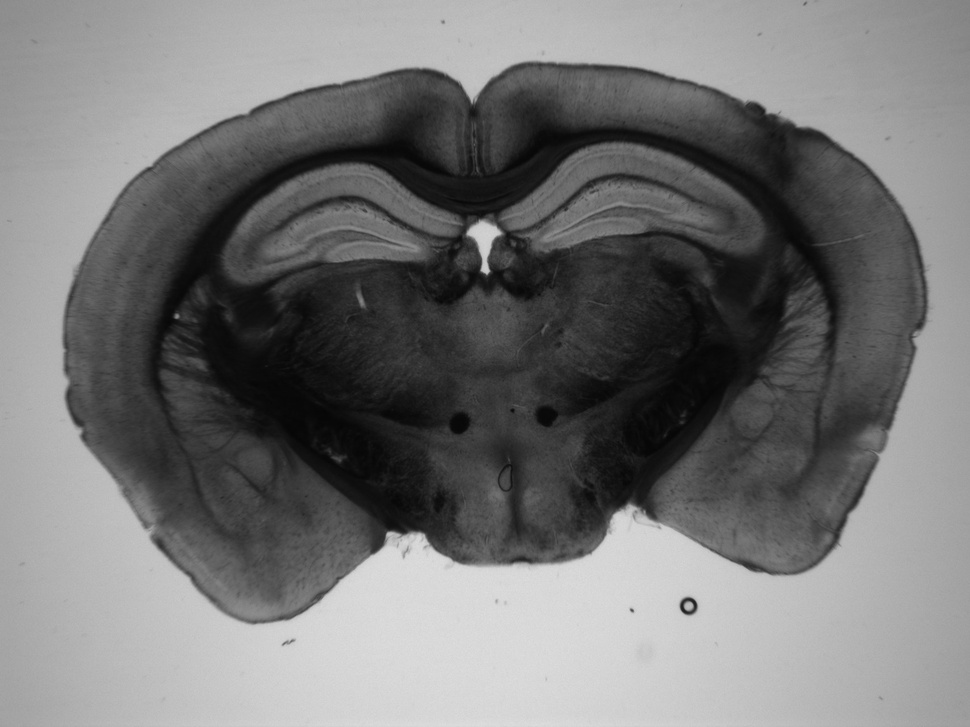
#> input picture data/img/p1-E6-01b.jpg, 970 x 727 px, shrunk from 1388 x 1040 before the run
$ jupyter execute canny_edge.ipynb   (shell and % lines are left out)
#> lines starting #> are read from the running program, lines starting #| are printed output that depends on the picture; after the words box and inside, x2 and y2 are one past the last pixel; in counts of white or black regions, pixels touching at a corner belong together
[cell 1]
import numpy as np
import matplotlib.pyplot as plt
from scipy import ndimage

from skimage import feature, color

image_rgb = ndimage.imread('../data/img/p1-E6-01b.jpg')
#> image_rgb is the input picture: shape (727, 970, 3); min 5, max 222, mean 117.2
image_gray = color.rgb2gray(image_rgb)
#edges = feature.canny(image_gray, sigma=2.0,
                    # low_threshold=0.55, high_threshold=0.8)
im = image_gray

# Compute the Canny filter for two values of sigma
edges1 = feature.canny(im)
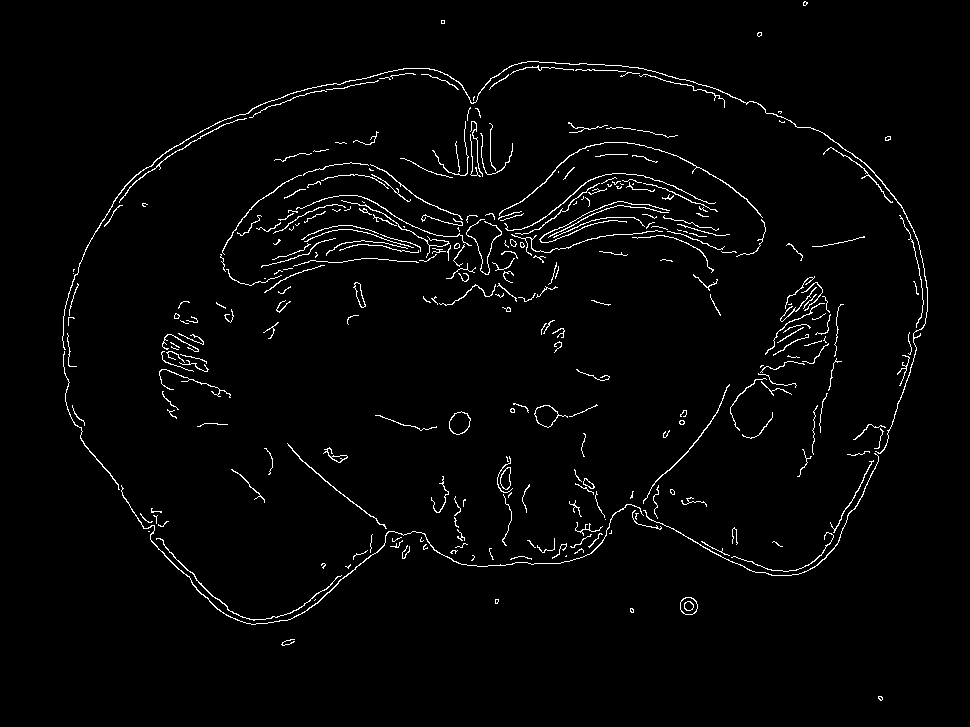
#> edges1: shape (727, 970) bool; 2.3% white in thin lines or dots, all inside (x1, y1, x2, y2) = (62, 1, 928, 701)
edges2 = feature.canny(im, sigma=3)
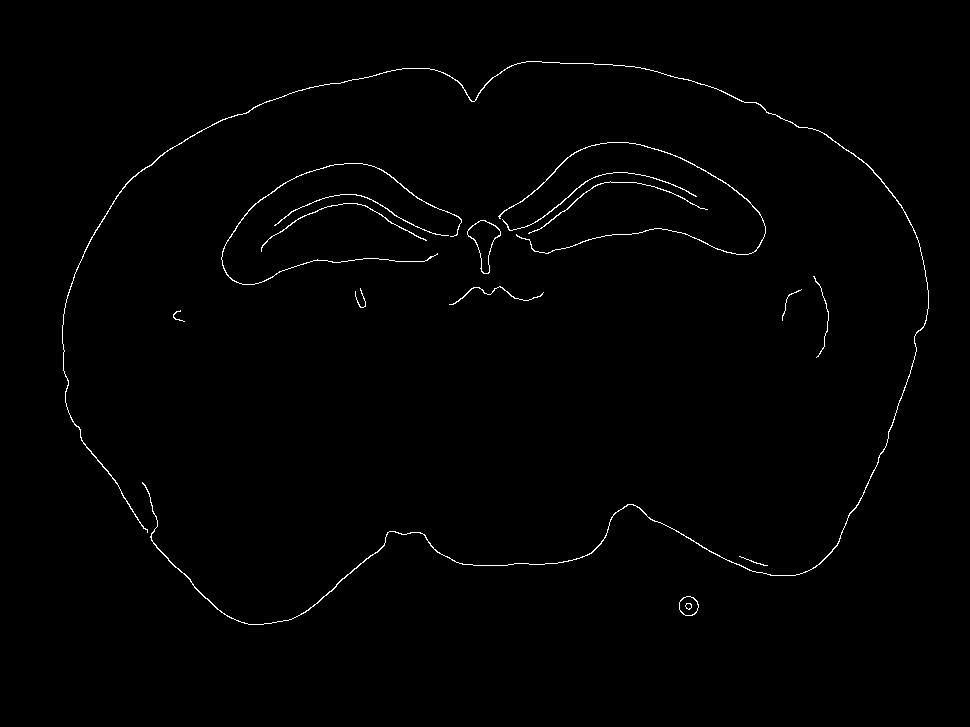
#> edges2: shape (727, 970) bool; 0.83% white in thin lines or dots, all inside (x1, y1, x2, y2) = (62, 61, 929, 625)

# display results
fig, (ax1, ax2, ax3) = plt.subplots(nrows=1, ncols=3, figsize=(8, 3))

ax1.imshow(im, cmap=plt.cm.jet)
ax1.axis('off')
ax1.set_title('Jet filter', fontsize=20)

ax2.imshow(edges1, cmap=plt.cm.gray)
ax2.axis('off')
ax2.set_title('Canny filter, $\sigma=1$', fontsize=20)

ax3.imshow(edges2, cmap=plt.cm.gray)
ax3.axis('off')
ax3.set_title('Canny filter, $\sigma=3$', fontsize=20)

fig.subplots_adjust(wspace=0.02, hspace=0.02, top=0.9,
                    bottom=0.02, left=0.02, right=0.98)
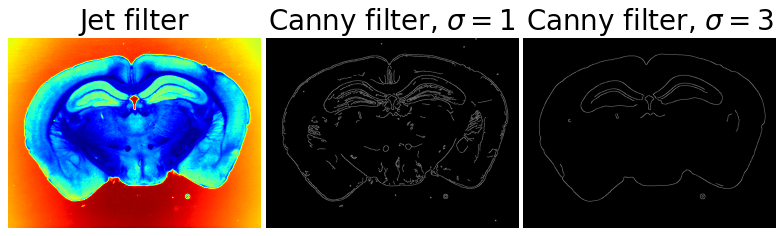
#> figure drawn by matplotlib, 3 panels
